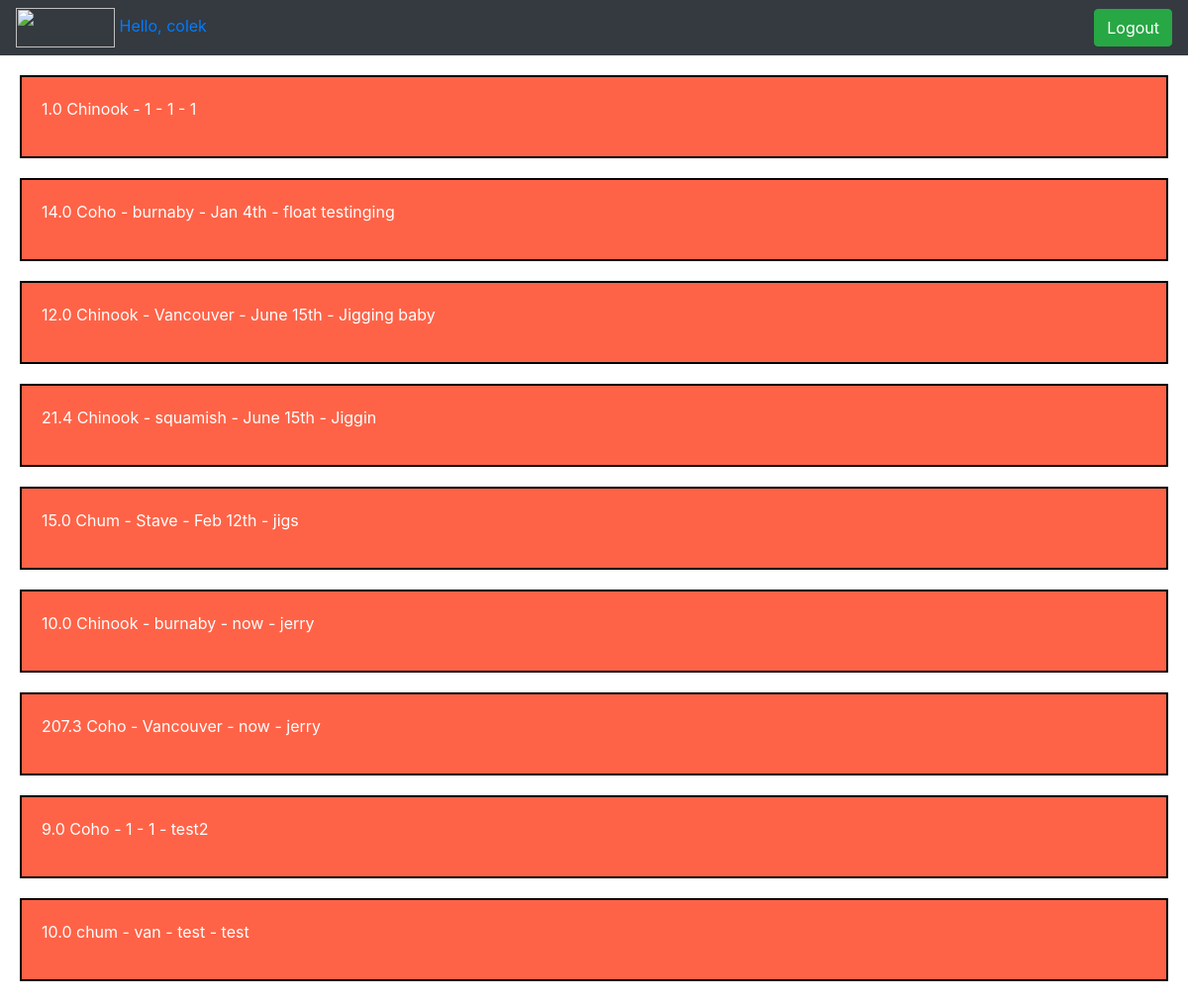
/listview/ (signed in), run on the app's committed database.
### myapp/models.py (models this page shows)
class JournalRecord(models.Model):
        species_choice = (
        ('Chum', 'Chum'),
        ('Coho', 'Coho'),
        ('Chinook', 'Chinook'),
        ('Pink', 'Pink'),
        ('Sockeye', 'Sockeye'),
        ('Trout', 'Trout')
        )
        size = models.FloatField()
        species = models.CharField(max_length=50, choices=species_choice)
        location = models.CharField(max_length=100)
        latitude = models.FloatField()
        longitude = models.FloatField()
        date = models.CharField(max_length=100)
        method = models.CharField(max_length=300)
        user = models.ForeignKey(User, on_delete=models.CASCADE)
        def __str__(self):
            return str(self.size) + " " + self.species +  " - " + self.location + " - " + self.date + " - " + self.method

### myapp/views.py (the view)
# urls.py: path('listview/', views.listView, name="listview"),
@login_required(login_url='login')
def listView(request):
    records=reversed(JournalRecord.objects.all())
    context = {'records':records}
    return render(request, 'listview.html', context)

### myapp/templates/listview.html (shortened to what this page needs)
<link rel="stylesheet" href="https://stackpath.bootstrapcdn.com/bootstrap/4.1.3/css/bootstrap.min.css">
<head>
</head>
<body>
{% include "./navbar.html" %}
{% for JournalRecord in records %}
<div class='city'>
    <p>{{JournalRecord}}</p>
</div>
{% endfor %}
</body>

### myapp/templates/navbar.html
<nav class='navbar  navbar-light bg-dark'>
    <a href='http://127.0.0.1:8000/' class=navbar-brand'>
      <img src='https://i.postimg.cc/6QKFnxjG/fishlogo2.png' style=width:100px;height:40px>
      <span class='text'>Hello, {{request.user}}</span>
      <button class="btn btn-success"  type="button"><a href="{% url 'logout' %}" class='text-white'>Logout</a></button>
    </a>
</nav>

### myapp/templates/listview.html (style rules this page uses)
.city { background-color: tomato; color: white; border: 2px solid black; margin: 20px; padding: 20px; }

### data on the page
JournalRecord: size+species+location "1.0 Chinook - 1 - 1 - 1"
JournalRecord: size+species+location "14.0 Coho - burnaby - Jan 4th - float testinging"
JournalRecord: size+species+location "12.0 Chinook - Vancouver - June 15th - Jigging baby"
JournalRecord: size+species+location "21.4 Chinook - squamish - June 15th - Jiggin"
JournalRecord: size+species+location "15.0 Chum - Stave - Feb 12th - jigs"
JournalRecord: size+species+location "10.0 Chinook - burnaby - now - jerry"
JournalRecord: size+species+location "207.3 Coho - Vancouver - now - jerry"
JournalRecord: size+species+location "9.0 Coho - 1 - 1 - test2"
JournalRecord: size+species+location "10.0 chum - van - test - test"

### other printed values
{{ request.user }} "colek"
